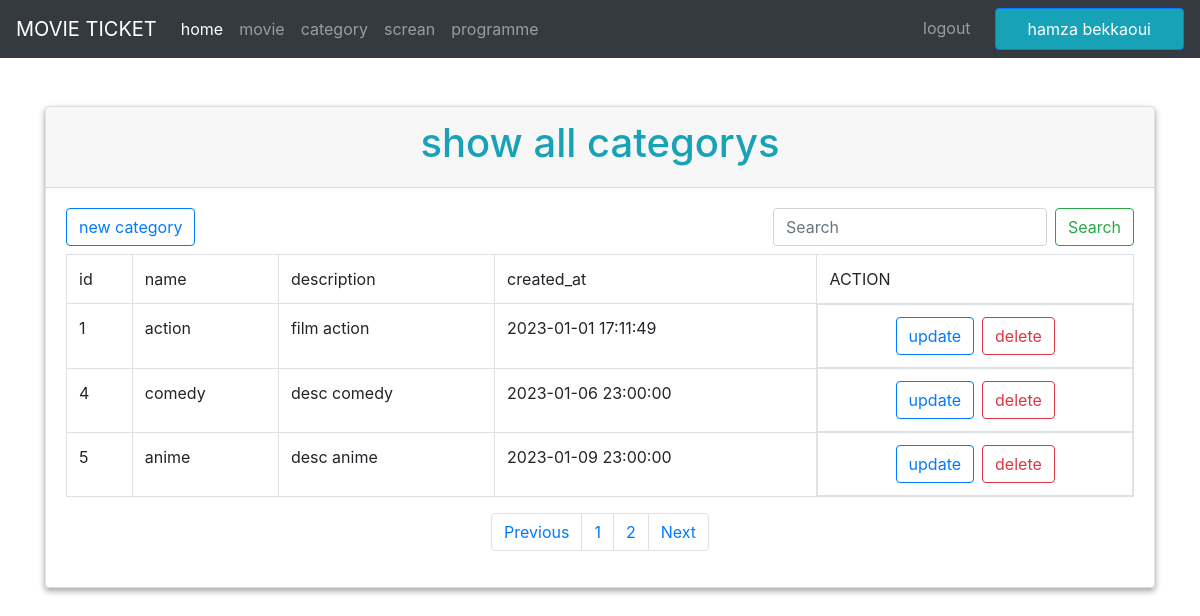
The app's page /admin/category/show_all.php (signed in) with its own data.
### tables this page shows
CREATE TABLE `categories` (
  `id` bigint(20) UNSIGNED NOT NULL,
  `name` varchar(255) NOT NULL,
  `description` varchar(255) NOT NULL,
  `created_at` timestamp NULL DEFAULT NULL,
  `updated_at` timestamp NULL DEFAULT current_timestamp()
);

### admin/category/show_all.php (the view, shortened to what this page needs)
<?php
require('../../db/db.php');
$items_per_page = 3;
$total_items_query = $connection->prepare("SELECT COUNT(*) as total FROM categories");
$total_items_query->execute();
$total_items = $total_items_query->fetchColumn();
$total_pages = ceil($total_items / $items_per_page);
if (isset($_GET['page'])) {
    $current_page = $_GET['page'];
} else {
    $current_page = 1;
}
$offset = ($current_page - 1) * $items_per_page;
$query = $connection->prepare("SELECT * FROM categories LIMIT $items_per_page OFFSET $offset");
$query->execute();
$data = $query->fetchAll(PDO::FETCH_ASSOC);
function displayArrayAsTable($array)
{
    global $total_pages;
    echo '<div class="container mt-5">';
    echo '<div class="row">';
    echo '<div class="col-md-12">';
    echo  '<div class="card box_shadow">';
    echo '<div class="card-header">';
    echo  '<h1 class="text-center text-info">show all categorys</h1>';
    echo '</div>';
    echo '<div class="card-body">';
    echo '<nav class="d-flex justify-content-between mb-2">
            <a class="btn btn-outline-primary"  type="button" href="add_category.php">new category</a>
            <form class="form-inline" method="post" action="show_all.php">
                 <input class="form-control mr-sm-2" type="search" name="Search_category" placeholder="Search" aria-label="Search">
                  <button class="btn btn-outline-success my-2 my-sm-0" name="Search" type="submit">Search</button>
            </form>
          </nav>';
    echo '<table class="table table-bordered  table-hover">';
    foreach ($array as $row) {
        echo '<tr>';
        foreach ($row as $key => $value) {
            if ($key == "updated_at") {
                continue;
            }
            echo '<td>' . $key . '</td>';
        }
        echo '<td>ACTION</td>';
        break;
    }
    foreach ($array as $data) {
        echo '<tr>';
        $id = $data['id'];
        $name = $data['name'];
        $description = $data['description'];
        $created_at = $data['created_at'];
        echo '<td>' . $id . '</td>';
        echo '<td>' . $name . '</td>';
        echo '<td>' . $description . '</td>';
        echo '<td>' . $created_at . '</td>';
        echo "<td class='d-flex justify-content-center'>
        <a  class='btn btn-outline-primary update-button' href='update_category.php?id=" . $id . "'>update</a>
        <a  class='btn btn-outline-danger delete-button ml-2' href='delete_category.php?id=" . $id . "'>delete</a>
        </td>";
        echo '</tr>';
    }
    echo '</div></div></div></table>';
?>
    <nav aria-label="Page navigation example">
        <ul class="pagination justify-content-center">
            <li class="page-item">
                <a class="page-link" href='?page=<?php if (isset($_GET['page']) and $_GET['page'] != 1) {
                                                        echo  $_GET['page'] - 1;
                                                    } else {
                                                        echo 1;
                                                    } ?>'>Previous</a>
            </li>
            <?php for ($i = 1; $i <= $total_pages; $i++) { ?>
                <li class="page-item"><a class="page-link" href='?page=<?php echo $i; ?>'><?php echo $i; ?></a></li>
            <?php  } ?>
            <li class="page-item">
                <a class="page-link" href='?page=<?php if (isset($_GET['page']) and $_GET['page'] != $total_pages) {
                                                        echo  $_GET['page'] + 1;
                                                    } else {
                                                        echo $total_pages;
                                                    }  ?>'>Next</a>
            </li>
        </ul>
    </nav>
<?php
    echo '</div>';
}
?>
<!DOCTYPE html>
<html lang="en">
<head>
    <link rel="stylesheet" href="../../css/bootstrap.min.css">
</head>
<body>
    <?php
    require('../navBar/navBar.php');
    ?>
    <?php
    if ($_SERVER['REQUEST_METHOD'] === 'POST') {
        displayArrayAsTable($total_items);
    } else {
        displayArrayAsTable($data);
    }
    ?>
</body>
</html>

### admin/navBar/navBar.php (shortened to what this page needs)
<!DOCTYPE html>
<html lang="en">
<head>
    <link rel="stylesheet" href="../../css/bootstrap.min.css">
</head>
<body>
    <nav class="navbar navbar-expand-lg navbar-dark bg-dark">
        <a class="navbar-brand" href="">MOVIE TICKET</a>
        <div class="collapse navbar-collapse" id="navbarNav">
            <ul class="navbar-nav mr-auto">
                <li class="nav-item active">
                    <a class="nav-link" href="../dashboard/dashbord.php">home</a>
                </li>
                <li class="nav-item">
                    <a class="nav-link" href="../film/show_all_films.php">movie</a>
                </li>
                <li class="nav-item">
                    <a class="nav-link" href="../category/show_all.php">category</a>
                </li>
                <li class="nav-item">
                    <a class="nav-link" href="../screen/show_all.php">screan</a>
                </li>
                <li class="nav-item">
                    <a class="nav-link" href="../programme/show_all.php">programme</a>
                </li>
            </ul>
            <ul class="navbar-nav">
                <li class="nav-item">
                    <?php if (isset($_SESSION['admin_logged_in']) && $_SESSION['admin_logged_in'] == true) {
                        echo "<li class'nav-link'><a class='nav-link' href='../dashboard/logout.php'>logout</a></li>";
                    } else {
                        echo "<li class'nav-link'><a class='nav-link' href='../index.php'>Login</a></li>";
                    }
                    ?>
                </li>
                <?php if (isset($_SESSION['admin_logged_in_name'])) {
                    echo "  <li class='ml-3 pl-4 pr-4 nav-item border border-primary rounded bg-info'>
                            <a class='nav-link text-white' href=''>" . $_SESSION['admin_logged_in_name'] . "</a>
                            </li>";
                } else {
                    echo "  <li class='nav-item'>
                    <a class='nav-link' href='register.php'>Register</a>
                    </li>";
                } ?>
            </ul>
        </div>
    </nav>
</body>
</html>

### admin/category/show_all.php (style rules this page uses)
.box_shadow { box-shadow: rgba(0, 0, 0, 0.16) 0px 3px 6px, rgba(0, 0, 0, 0.23) 0px 3px 6px; }

### records on screen
categories: key "id", key "name", key "description", key "created_at", id "1", name "action", description "film action", created_at "2023-01-01 17:11:49"
categories: id "4", name "comedy", description "desc comedy", created_at "2023-01-06 23:00:00"
categories: id "5", name "anime", description "desc anime", created_at "2023-01-09 23:00:00"

### other values on screen
$_SESSION['admin_logged_in_name'] "hamza bekkaoui"
